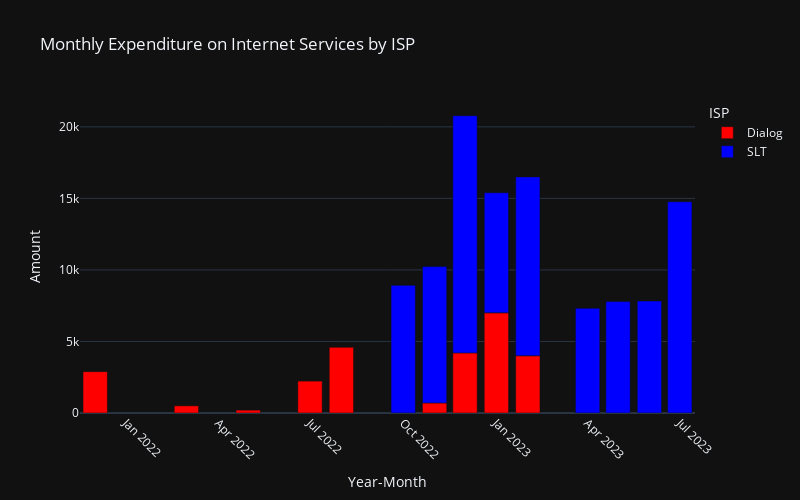

The code cell stored with this chart in its notebook:
### Code cell
import plotly.express as px


# Define custom colors for ISPs
colors = {'Dialog': 'red', 'SLT': 'blue'}

# Create a bar plot using Plotly Express with custom colors
trace1 = px.bar(df, x="year-month", y="amount",
                color="ISP",
                color_discrete_map=colors,  # Custom colors for ISPs
                labels={"year-month": "Year-Month", "amount": "Amount"},
                title="Monthly Expenditure on Internet Services by ISP")


# Rotate X-axis labels for better readability
trace1.update_xaxes(tickangle=45)

# Change the size of the figure
trace1.update_layout(width=800, height=500)

# Change the theme (color scheme)
trace1.update_layout(template="plotly_dark")

### Figure 1 — Plotly figure (JSON) as saved in the notebook; plotly's stock layout.template omitted (floating-point values rounded to 4 significant figures)
{"data": [{"alignmentgroup": "True", "hovertemplate": "ISP=Dialog<br>Year-Month=%{x}<br>Amount=%{y}<extra></extra>", "legendgroup": "Dialog", "marker": {"color": "red", "pattern": {"shape": ""}}, "name": "Dialog", "offsetgroup": "Dialog", "orientation": "v", "showlegend": true, "textposition": "auto", "type": "bar", "x": ["2021-12", "2022-03", "2022-05", "2022-07", "2022-08", "2022-11", "2022-12", "2023-01", "2023-02"], "xaxis": "x", "y": [2890.0, 500, 200, 2229.0, 4587.0, 700, 4200, 7000, 4000], "yaxis": "y"}, {"alignmentgroup": "True", "hovertemplate": "ISP=SLT<br>Year-Month=%{x}<br>Amount=%{y}<extra></extra>", "legendgroup": "SLT", "marker": {"color": "blue", "pattern": {"shape": ""}}, "name": "SLT", "offsetgroup": "SLT", "orientation": "v", "showlegend": true, "textposition": "auto", "type": "bar", "x": ["2022-10", "2022-11", "2022-12", "2023-01", "2023-02", "2023-04", "2023-05", "2023-06", "2023-07"], "xaxis": "x", "y": [8920.0, 9532.0, 16580.0, 8393.0, 12500.0, 7317.0, 7787.0, 7829.0, 14770.0], "yaxis": "y"}], "layout": {"barmode": "relative", "height": 500, "legend": {"title": {"text": "ISP"}, "tracegroupgap": 0}, "title": {"text": "Monthly Expenditure on Internet Services by ISP"}, "width": 800, "xaxis": {"anchor": "y", "domain": [0, 1], "tickangle": 45, "title": {"text": "Year-Month"}}, "yaxis": {"anchor": "x", "domain": [0, 1], "title": {"text": "Amount"}}}}
